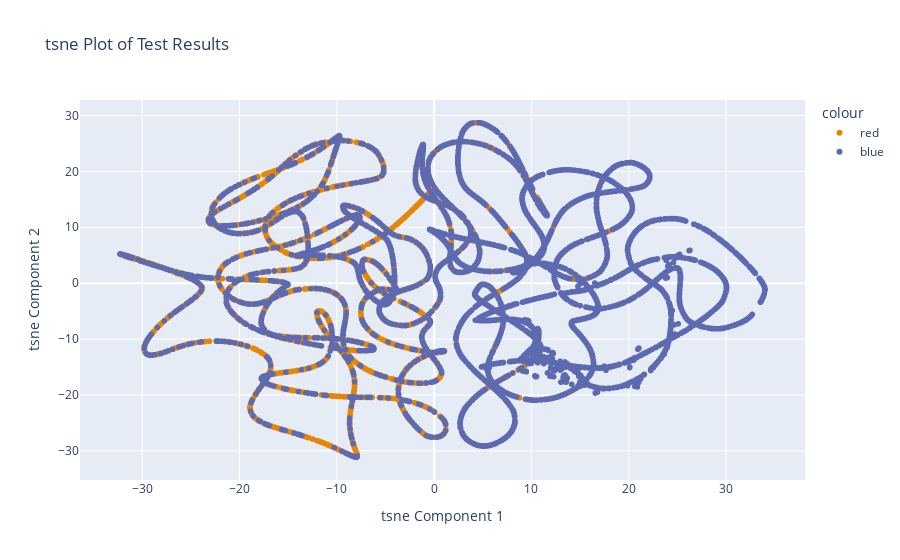

Write notebook code for a chart like this one.
### Code cell
from manifold_plots import plot_2D

plot_2D(test_results, "tsne")

### Figure 1 — Plotly figure (JSON) as saved in the notebook; plotly's stock layout.template omitted (floating-point values rounded to 4 significant figures; data arrays with more than 128 entries replaced by an {"elided": "..."} marker saying what was removed)
{"data": [{"hovertemplate": "colour=red<br>tsne Component 1=%{x}<br>tsne Component 2=%{y}<extra></extra>", "legendgroup": "red", "marker": {"color": "rgb(229, 134, 6)", "symbol": "circle"}, "mode": "markers", "name": "red", "showlegend": true, "type": "scattergl", "x": {"elided": "5908 float values"}, "xaxis": "x", "y": {"elided": "5908 float values"}, "yaxis": "y"}, {"hovertemplate": "colour=blue<br>tsne Component 1=%{x}<br>tsne Component 2=%{y}<extra></extra>", "legendgroup": "blue", "marker": {"color": "rgb(93, 105, 177)", "symbol": "circle"}, "mode": "markers", "name": "blue", "showlegend": true, "type": "scattergl", "x": {"elided": "6092 float values"}, "xaxis": "x", "y": {"elided": "6092 float values"}, "yaxis": "y"}], "layout": {"legend": {"title": {"text": "colour"}, "tracegroupgap": 0}, "title": {"text": "tsne Plot of Test Results"}, "xaxis": {"anchor": "y", "domain": [0, 1], "title": {"text": "tsne Component 1"}}, "yaxis": {"anchor": "x", "domain": [0, 1], "title": {"text": "tsne Component 2"}}}}
